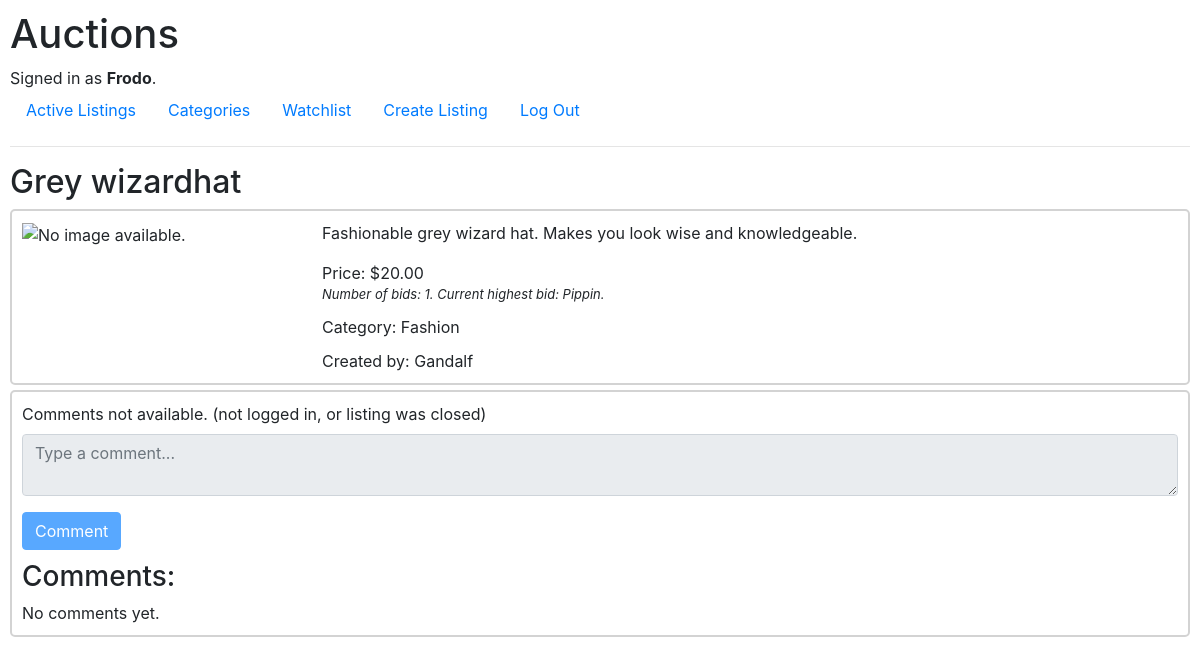
Screenshot of /listings/3 (signed in) with the database file from the repository.
### auctions/models.py (models this page shows, shortened)
class User(AbstractUser):
    pass

class Listing(models.Model):
    user = models.ForeignKey(User, on_delete=models.CASCADE, related_name="listings")
    title = models.CharField(max_length=64)
    description = models.TextField()
    start_bid = models.DecimalField(decimal_places=2, max_digits=6)
    img = models.URLField(max_length=200, null=True, blank=True)
    category = models.ForeignKey(Category, on_delete=models.SET("None"), related_name="listings")
    watchlisted = models.ManyToManyField(User, blank=True, related_name="watchlist")
    active = models.BooleanField(default=True)

class Bid(models.Model):
    price = models.DecimalField(decimal_places=2, max_digits=6)
    listing = models.ForeignKey(Listing, on_delete=models.CASCADE, related_name="bids")
    user = models.ForeignKey(User, on_delete=models.CASCADE, related_name="bids")
    def __str__(self):
        return f"{self.price}"

class Category(models.Model):
    name = models.CharField(max_length=32, default="Other")
    def __str__(self):
        return f"{self.name}"

### auctions/views.py (the view)
# urls.py: path("listings/<int:list_id>", views.listings, name="listing"),
def listings(request, list_id):
    listing = Listing.objects.get(pk = list_id)
    price = listing.start_bid
    num_bids = listing.bids.count()
    if listing.bids.all():
        price = listing.bids.order_by('-price').first()
    if request.method == "POST":
        name = request.POST["name"]
        user = request.user
        if name == "comment-form":
            body = request.POST["comment"]
            now = datetime.now()
            posted_datetime = now.strftime("%d/%m/%Y, %H:%M")
            comment = Comment(body = body, datetime = posted_datetime, listing = listing, user = user)
            comment.save()
        elif name == "bid-form":
            bid = request.POST["bid"]
            bid_value = float(bid)
            invalid_bid = False
            if num_bids > 0:
                price_value = float(price.price)
                invalid_bid = bid_value == price_value
            else:
                invalid_bid = bid_value < price
            if invalid_bid:
                return render(request, "auctions/listing.html", {
                    "listing": listing, "price": price, "num_bids": num_bids, "message": "Bid must be equal or higher than starting bid, and higher than highest current bid."
                    })
            else:
                new_bid = Bid(price = bid, listing = listing, user = user)
                new_bid.save()
        elif name == "remove-form":
            listing.watchlisted.remove(user)
        elif name == "add-form":
            listing.watchlisted.add(user)
        elif name == "close-listing":
            listing.active=False
            listing.save()
        return HttpResponseRedirect(reverse('listing', kwargs={
            'list_id': listing.id
            }))
    else:
        return render(request, "auctions/listing.html", {
            "listing": listing, "price": price, "num_bids": num_bids
            })

### auctions/templates/auctions/listing.html (shortened to what this page needs)
{% extends "auctions/layout.html" %}
{% block body %}
	<h2> {{ listing.title }} </h2>
	<div class="listings">
		<div>
			{% if listing.img %}
				<img class="img" src="{{ listing.img }}" alt="{{listing.title}}">
			{% else %}
				<img class="img" src="https://thumbs.dreamstime.com/b/no-image-available-icon-flat-vector-no-image-available-icon-flat-vector-illustration-132482953.jpg" alt="No image available.">
			{% endif %}
		</div>
		<div>
			<p> {{ listing.description }} </p>
			<div class="listing_detail">
				Price: ${{ price }}
			</div>
			<div class="subscript">
				Number of bids: {{num_bids}}.
				{% if num_bids > 0 %}
					Current highest bid: {{price.user}}.
				{% endif %}
			</div>
			<div class="listing_detail">
				Category: {{ listing.category }}
			</div>
			<div class="listing_detail">
				Created by: {{ listing.user }}
			</div>
		</div>
	</div>
	<div class="comment-section">
		<div>
			<form action="{% url 'listing' listing.id %}" method="post">
				{% if user.is_authenticated and listing.active%}
					<div class="form-group">
						<label for="comment">Post a comment as {{user}}:</label>
						<textarea class="form-control" name="comment" placeholder="Type a comment..." required></textarea>
					</div>
					<input type="hidden" name="name" value="comment-form">
					<input class="btn btn-primary" type="submit" value="Comment">
				{% else %}
					<div class="form-group">
						<label for="comment">Comments not available. (not logged in, or listing was closed)</label>
						<textarea class="form-control" name="comment" placeholder="Type a comment..." required disabled></textarea>
					</div>
					<input class="btn btn-primary" type="submit" value="Comment" disabled>
				{% endif %}
			</form>
		</div>
		<div>
			<h3>Comments:</h3>
			<ul class="comments">
				{% if listing.comments.all %}
					{% for comment in listing.comments.all %}
						<li>
							<div class="comment-user">{{comment.user}}</div>
							<p class="comment-body">{{comment.body}}</p>
							<div class="comment-date">{{comment.datetime}}</div>
						</li>
					{% endfor %}
				{% else %}
					<li>
						No comments yet.
					</li>
				{% endif %}
			</ul>
		</div>
	</div>
{% endblock %}

### auctions/templates/auctions/layout.html (shortened to what this page needs)
{% load static %}
<!DOCTYPE html>
<html lang="en">
    <head>
        <link rel="stylesheet" href="https://stackpath.bootstrapcdn.com/bootstrap/4.4.1/css/bootstrap.min.css">
        <link href="{% static 'auctions/styles.css' %}" rel="stylesheet">
    </head>
    <body>
        <h1>Auctions</h1>
        <div>
            {% if user.is_authenticated %}
                Signed in as <strong>{{ user.username }}</strong>.
            {% else %}
                Not signed in.
            {% endif %}
        </div>
        <ul class="nav">
            <li class="nav-item">
                <a class="nav-link" href="{% url 'index' %}">Active Listings</a>
            </li>
			<li class="nav-item">
				<a class="nav-link" href="{% url 'categories' %}">Categories</a>
			</li>
            {% if user.is_authenticated %}
				<li>
					<a class="nav-link" href="{% url 'watchlist' %}">Watchlist</a>
				</li>
                <li class="nav-item">
					<a class="nav-link" href="{% url 'new_listing' %}">Create Listing</a>
				</li>
				<li class="nav-item">
                    <a class="nav-link" href="{% url 'logout' %}">Log Out</a>
                </li>
            {% endif %}
        </ul>
        <hr>
        {% block body %}
        {% endblock %}
    </body>
</html>

### auctions/static/auctions/styles.css (style rules this page uses)
body { padding: 10px; }
.img { width: 250px; height: auto; }
.listings { display: grid; grid-template-columns: 300px auto; padding: 10px; margin-top: 5px; border: 2px solid lightgrey; border-radius: 5px; }
.listing_detail { margin-top: 10px; }
.subscript { font-style: italic; font-size: 13px; margin: 0px; }
.comment-section { display: grid; grid-template-columns: auto; grid-row-gap: 10px; padding: 10px; margin-top: 5px; border: 2px solid lightgrey; border-radius: 5px; }
.comments { list-style-type: none; padding: 0px; margin: 0px; }

### rows the page displays
User: username "Frodo"
Listing: title "Grey wizardhat", description "Fashionable grey wizard hat. Makes you look wise and knowledgeable.", category "Fashion", user "Gandalf"
Bid: price "20.00", user "Pippin"

### other values shown
{{ num_bids }} "1"
